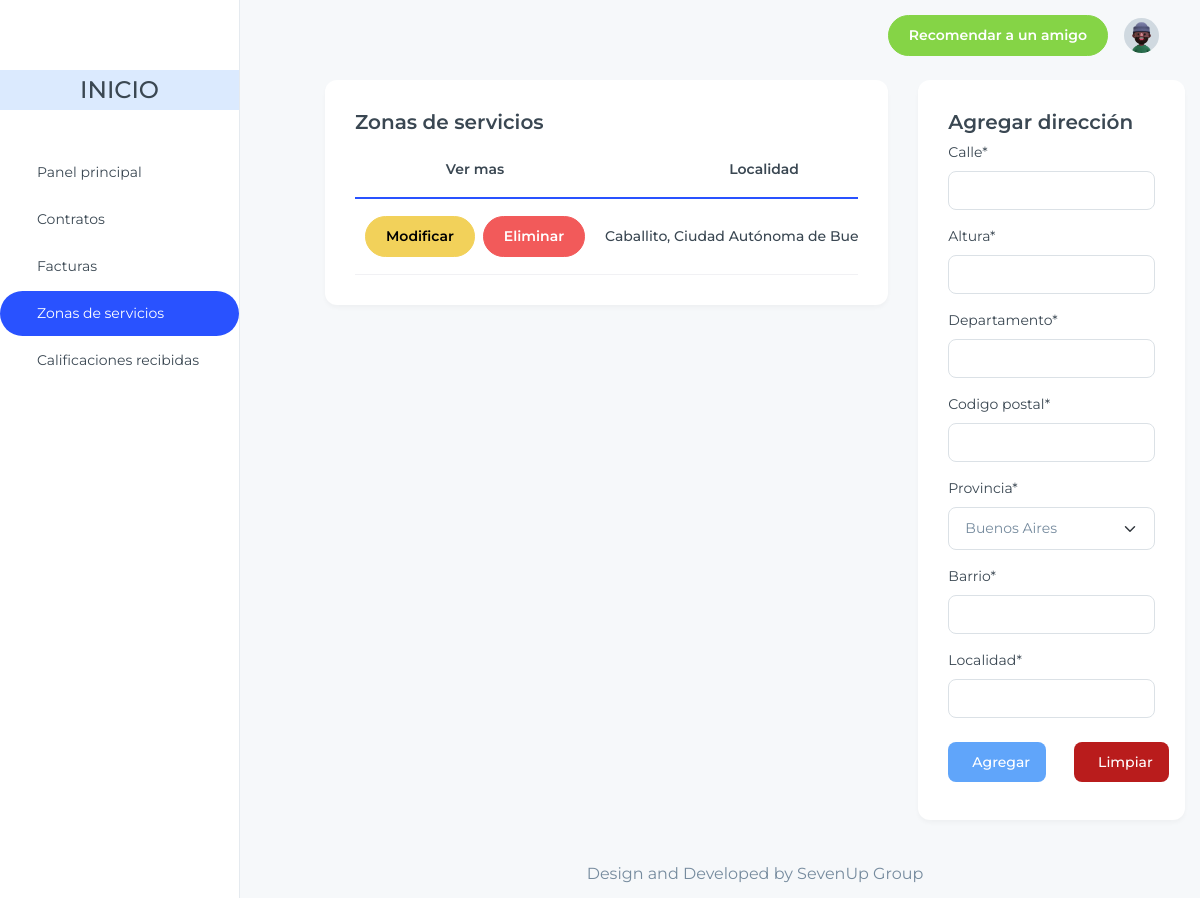
/home/prestador/direcciones/ (signed in), run on an earlier commit of the app's database.
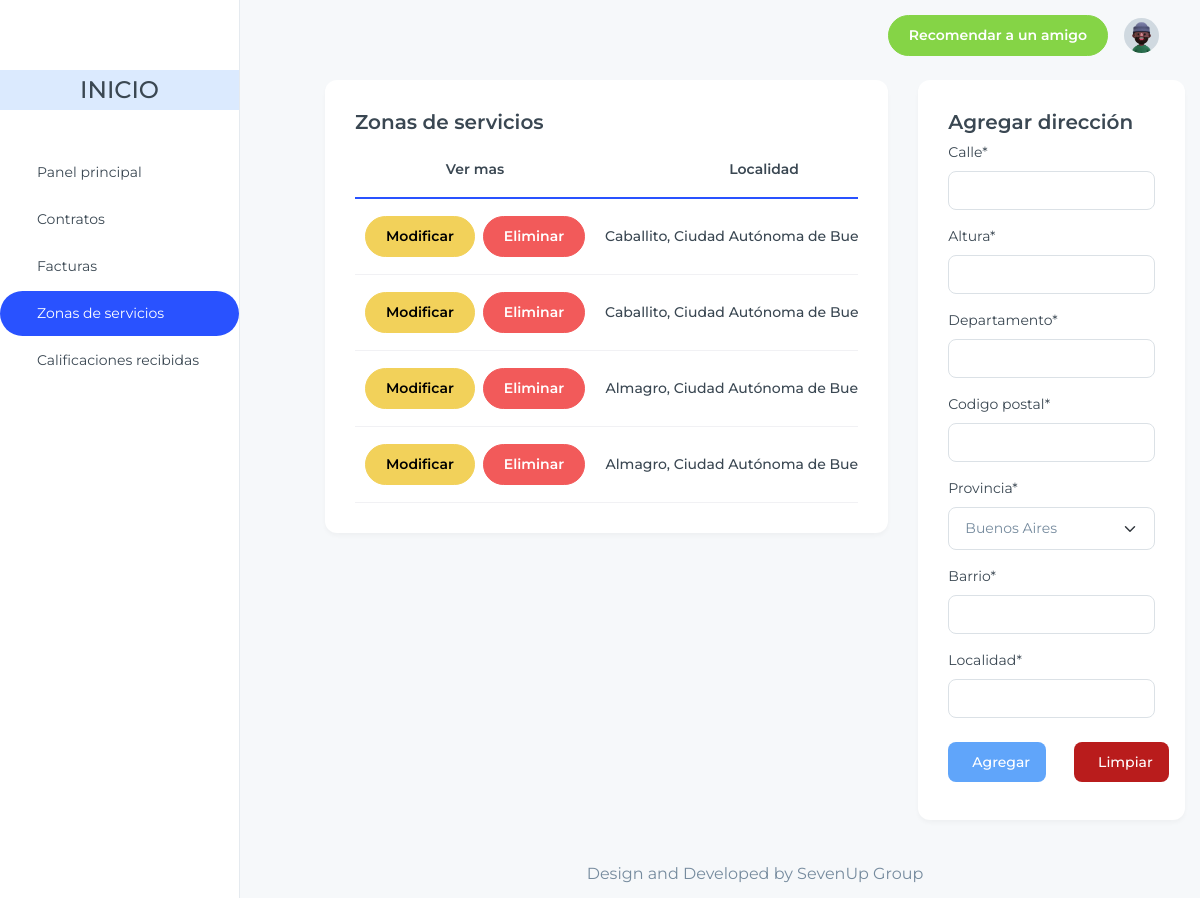
And on a later commit of the database.
### apps/ubicacion/models.py (models this page shows, shortened)
class Direccion(models.Model):
    calle = models.TextField(max_length=200)
    altura = models.TextField(max_length=200)
    departamento = models.CharField(max_length=100, null=True, blank=True)
    codigo_postal = models.CharField(max_length=100)
    barrio = models.CharField(max_length=200, blank=True, null=True, default=None)
    localidad = models.ForeignKey(Localidad, on_delete=models.CASCADE, default=None)
    usuario = models.ForeignKey("usuario.Usuario", on_delete=models.CASCADE, default=None)

class Localidad(models.Model):
    nombre = models.CharField(max_length=100)
    provincia = models.ForeignKey(Provincia, on_delete=models.CASCADE)
    def __str__(self):
        return f'{self.nombre}, {self.provincia.__str__()}'

class Provincia(models.Model):
    PROVINCIAS = [
        (1, 'Buenos Aires'),
        (2, 'Ciudad Autónoma de Buenos Aires'),
        (3, 'Catamarca'),
        (4, 'Chaco'),
        (5, 'Chubut'),
        (6, 'Córdoba'),
        (7, 'Corrientes'),
        (8, 'Entre Ríos'),
        (9, 'Formosa'),
        (10, 'Jujuy'),
        (11, 'La Pampa'),
        (12, 'La Rioja'),
        (13, 'Mendoza'),
        (14, 'Misiones'),
        (15, 'Neuquén'),
        (16, 'Río Negro'),
        (17, 'Salta'),
        (18, 'San Juan'),
        (19, 'San Luis'),
        (20, 'Santa Cruz'),
        (21, 'Santa Fe'),
        (22, 'Santiago del Estero'),
        (23, 'Tierra del Fuego, Antártida e Islas del Atlántico Sur'),
        (24, 'Tucumán'),
    ]
    nombre = models.IntegerField(choices=PROVINCIAS)
    def __str__(self):
        provincia_nombre = dict(self.PROVINCIAS).get(self.nombre)
        return provincia_nombre

### apps/prestador/views.py (the view, shortened to what this page needs)
# urls.py: path('prestador/direcciones/', PrestadorDireccionListView.as_view(), name='direcciones'),
class PrestadorDireccionListView(generic.ListView, generic.edit.FormMixin):
    model = Direccion
    template_name = 'prestador_direcciones.html'
    context_object_name = 'direcciones'
    form_class = DireccionForm
    def get_queryset(self):
        usuario_actual = self.request.user
        return Direccion.objects.filter(usuario=usuario_actual)
    def get_context_data(self, **kwargs):
        context = super().get_context_data(**kwargs)
        context['form'] = self.get_form()  # Incluye el formulario en el contexto
        return context

### apps/ubicacion/form.py (shortened to what this page needs)
class DireccionForm(forms.Form):
    calle = forms.CharField(max_length=150, required=True)
    altura = forms.IntegerField()
    departamento = forms.CharField(max_length=150, required=True)
    codigo_postal = forms.CharField(max_length=150)
    provincia = forms.ChoiceField(choices=Provincia.PROVINCIAS, required=True)
    barrio = forms.CharField(max_length=150)
    localidad = forms.CharField(max_length=150, required=True)

### apps/prestador/templates/prestador_direcciones.html (shortened to what this page needs)
{% extends 'index_prestador.html' %}
{% load static %}
{% load crispy_forms_tags %}
{% block content %}
<div class="container-fluid">
  <div class='row'>
    <div class="col-lg-8">
      <div class="card ">
        <div class="card-body ">
          <h5 class="card-title fs-6 font-semibold">Zonas de servicios</h5>
            <div class="table-responsive">
              <table class="table text-nowrap align-middle mb-0">
                <thead>
                  <tr class="border-2 border-bottom border-primary border-0">
                    <th scope="col" class="text-center">Ver mas</th>
                    <th scope="col" class="text-center">Localidad</th>
                    </tr>
                </thead>
                <tbody class="table-group-divider">
                  {% for direccion in direcciones %}
                    <tr>
                      <td class="text-center fw-medium">
                        <div class="d-flex gap-2 justify-content-center">
                          <a href="{% url 'modificar_dire_prestador' direccion_id=direccion.id %}" class="btn btn-warning">
                            Modificar
                          </a>
                          <a href="{% url 'eliminar_dire_prestador' direccion_id=direccion.id %}" class="btn btn-danger" data-toggle="modal" data-target="#confirmarEliminarModal">
                            Eliminar
                          </a>
                        </div>
                      </td>
                      <td class="text-center fw-medium">{{direccion.localidad}}</td>
                    </tr>
                  {% endfor %}
                </tbody>
              </table>
            </div>
        </div>
      </div>
    </div>
    <div class="col-lg-4">
        <div class="card">
            <div class="card-body">
              <h5 class="card-title fs-6 font-semibold">Agregar dirección</h5>
              <form method="post">
                {{ form|crispy }}
                <div class="flex gap-2 mt-4">
                  <button type="submit" class="flex items-center text-white bg-blue-400 hover:bg-blue-800 focus:ring-4 focus:ring-blue-300 font-medium rounded-lg text-sm px-3 py-2.5 gap-2 me-2 mb-2">
                     Agregar
                  </button>
                  <button type="reset" class="flex items-center text-white bg-red-700 hover:bg-red-800 focus:ring-4 focus:ring-red-300 font-medium rounded-lg text-sm px-3 py-2.5 gap-2 me-2 mb-2 ml-3">
                     Limpiar
                  </button>
                </div>
              </form>
            </div>
        </div>
    </div>
  </div>
</div>
{% endblock %}

### apps/prestador/templates/index_prestador.html (shortened to what this page needs)
{% load static %}
<!doctype html>
<html lang="en">
<head>
  <link rel="stylesheet" href="{% static 'css/dash/styles.min.css' %}" />
  <script src="https://cdn.tailwindcss.com"></script>
</head>
<body>
  <div class="page-wrapper" id="main-wrapper" data-layout="vertical" data-navbarbg="skin6" data-sidebartype="full"
    data-sidebar-position="fixed" data-header-position="fixed">
    <aside class="left-sidebar w-1/5">
      <div>
        <div class="brand-logo d-flex align-items-center justify-items-start">
        </div>
        <nav class="sidebar-nav" data-simplebar="">
          <ul id="sidebarnav">
            <div class="w-full bg-blue-100 h-10 flex justify-center items-center mb-10">
              <h1 class='text-2xl font-medium'>INICIO</h1>
            </div>
            <li class="sidebar-item">
              <a class="sidebar-link" href="{% url 'prestador' %}" aria-expanded="false">
                <span>
                </span>
                <span class="hide-menu fs-3">Panel principal</span>
              </a>
            </li>
            <li class="sidebar-item">
              <a class="sidebar-link" href="{% url 'contratos' %}"aria-expanded="false">
                <span>
                </span>
                <span class="hide-menu fs-3">Contratos</span>
              </a>
            </li>
            <li class="sidebar-item">
              <a class="sidebar-link" href="{% url 'facturas' %}" aria-expanded="false">
                <span>
                </span>
                <span class="hide-menu fs-3">Facturas</span>
              </a>
            </li>
            <li class="sidebar-item">
              <a class="sidebar-link" href="{% url 'direcciones' %}"aria-expanded="false">
                <span>
                </span>
                <span class="hide-menu fs-3">Zonas de servicios</span>
              </a>
            </li>
            <li class="sidebar-item">
              <a class="sidebar-link" href="{% url 'calificaciones' %}" aria-expanded="false">
                <span>
                </span>
                <span class="hide-menu fs-3">Calificaciones recibidas</span>
              </a>
            </li>
          </ul>
        </nav>
      </div>
    </aside>
    <div class="body-wrapper">
      <header class="app-header">
        <nav class="navbar navbar-expand-lg navbar-light">
          <div class="navbar-collapse justify-content-end px-0" id="navbarNav">
            <ul class="navbar-nav flex-row ms-auto align-items-center justify-content-end">
              <a href="#" target="_blank"
                class="btn btn-success"><span class="d-none d-md-block">Recomendar a un amigo</span> <span class="d-block d-md-none">Free</span></a>
              <li class="nav-item dropdown">
                <a class="nav-link nav-icon-hover" href="javascript:void(0)" id="drop2" data-bs-toggle="dropdown"
                  aria-expanded="false">
                  <img src="{% static 'images/dash/profile/user-1.jpg' %}" alt="" width="35" height="35" class="rounded-circle">
                </a>
              </li>
            </ul>
          </div>
        </nav>
      </header>
      <div class="ml-10">
        <div class="pt-20">
          {% block content %} {% endblock %}
        </div>
        <div class="py-6 px-6 text-center">
          <p class="mb-0 fs-4">Design and Developed by SevenUp Group</p>
        </div>
      </div>
  </div>
</body>
</html>

What changed in the data, as far as the page shows it:
added Direccion: localidad "Caballito, Ciudad Autónoma de…"
added Direccion: localidad "Almagro, Ciudad Autónoma de…"
added Direccion: localidad "Almagro, Ciudad Autónoma de…"
